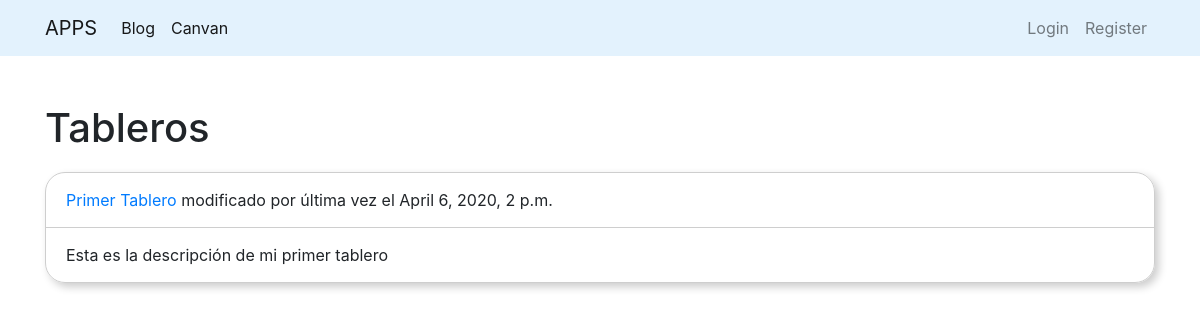
Page /canvan/ on the earlier database version.
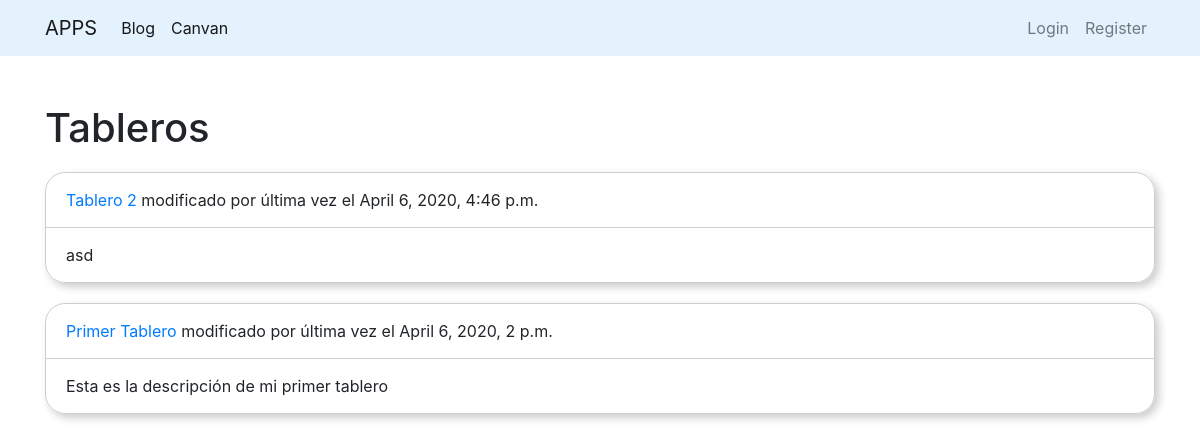
Same page on the later database version.
### canvan/models.py (models this page shows, shortened)
class Tablero(models.Model):
	nombre = models.CharField( max_length = 200 )
	descripcion = models.TextField( max_length = 400 )
	fecha_ultima_modificacion = models.DateTimeField()

### canvan/views.py (the view)
class IndexView ( generic.ListView ):
	template_name = 'canvan/index.html'
	context_object_name = 'tablas_canvan'
	def get_queryset ( self ):
		return Tablero.objects.order_by('-fecha_ultima_modificacion')

### canvan/templates/canvan/index.html
{% extends 'canvan/base.html'%}
{% load static%}
{% block estilo%}
	<link rel="stylesheet" href="{% static 'css/canvan_index.css' %}">
{% endblock estilo%}
{% block contenido%}
	<div class="container my-5 boder">
		<h1> Tableros </h1>
		{% for tablero in tablas_canvan %}
			<div class="tarjeta-tablero">
				<div class="titulo-tarjeta-tablero">
					<a href="{% url 'canvan:detail' tablero.id%}">{{ tablero.nombre }}</a>
					modificado por última vez el {{ tablero.fecha_ultima_modificacion }}
				</div>
				<div class="cuerpo-tarjeta-tablero">
					{{ tablero.descripcion }}
				</div>
			</div>
		{% endfor %}
	</div>
{% endblock contenido%}

Differences in the rows shown:
added Tablero: nombre "Tablero 2", fecha_ultima_modificacion "April 6, 2020, 4:46 p.m.", descripcion "asd"
